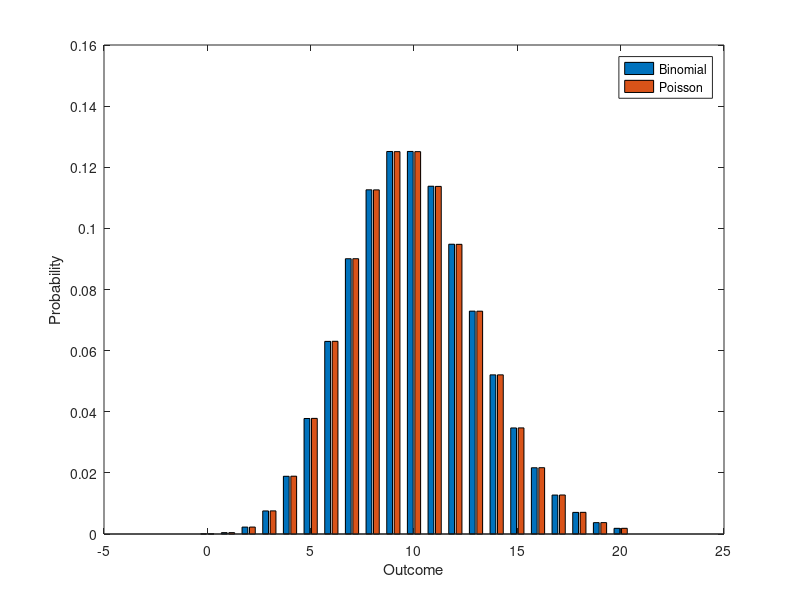

Source code (MATLAB): (Note: this script raises an error after producing the figure.)


% Lab 4: The Poisson Distribution and RNA-Seq
% BIM 105, Fall 2024
% University of California, Davis

%% Instructions: Enter your answers below each corresponding question header.
% Your code should produce the necessary outputs and/or plots, depending
% on what each question requests. Wordy answers or explanations should be
% enterred as comments using the '%' symbol.

% Housekeeping 
clearvars
clc
questions = struct();

% Q1:
r = poissrnd(10, 1000, 1); 
mr = mean(r);
vr = var(r);

questions.q1 = {mr, vr};

% Q2:
n = 10000; 
p = 0.001; 
lambda = n*p; 
points = 0:1:20; 

pdf_bino = binopdf(points, n, p);
pdf_poiss = poisspdf(points, lambda);

figure('Name', 'Question 2');
bar(points, [pdf_bino', pdf_poiss']);
ylabel("Probability")
xlabel("Outcome")
legend("Binomial", "Poisson")

questions.q2 = "The Poisson and binomial distribution are very similar and agree with one another.";

% Q3:
ti = [200 300 1000 500 450]; % 5 genes, each with a particular length
ni = [5 3 5 7 10]; % Copy numbers of each transcript
np = 200; 

counts = rna_seq_sim(ti, ni, np);

questions.q3 = counts;

% Q4:

pgenes = (counts./(ti-5))/sum(counts./(ti-5));

questions.q4 = pgenes; 

% Q5:

questions.q5 = "The normalized abundance of the fragment counts is very similar to the actual proportions.";

% Q6:

nSim = 1000; 
count_A = NaN(nSim, 1);

for i = 1:nSim
    counts = rna_seq_sim(ti, ni, np);
    count_A(i) = counts(1); %tallies number of counts for the first gene
end 

figure('Name', "Question 6");
histogram(count_A)
xlabel("Counts")

questions.q6 = "See Figure";

% Q7:

figure("Name","Question 7")
hold on
histogram(count_A, "Normalization", "pdf")
xlabel("Counts")
mc = mean(count_A); 
points = 0:1:25;
plot(points, poisspdf(points, mc));

questions.q7 = "The data fits well with a Poisson distribution based on the graph.";

% Q8:

nSim = 1000;
count_A = NaN(nSim, 1);

for i = 1:nSim
    counts = rna_seq_sim(ti, poissrnd(ni), np);
    count_A(i) = counts(1); %tallies number of counts for the first gene
end 

figure('Name', "Question 8")
histogram(count_A, "Normalization", "pdf")
xlabel("Counts")

questions.q8 = "See Figure"; 

% Q9:

figure("Name","Question 9 and 10")
hold on
histogram(count_A, "Normalization", "pdf")
xlabel("Counts")
mc = mean(count_A); 
points = 0:1:25;
plot(points, poisspdf(points, mc))

questions.q9 = "The data does not fit a Poisson distribution well.";

% Q10:

params = nbinfit(count_A); 
plot(points, nbinpdf(points, params(1), params(2)))
legend("Observed Data", "Poisson Fit", "Negative Binomial Fit")

questions.q10 = "Yes, the negative binomial fits better."; 

% Q11:

questions.q11 = "The negative binomial uses an extra parameter and random variable that accounts for a greater amount of variance.  I think it is a suitable choice as RNA-Seq captures the expected, but highly variable, biological variation better especially as it compounds.";

disp(questions)


